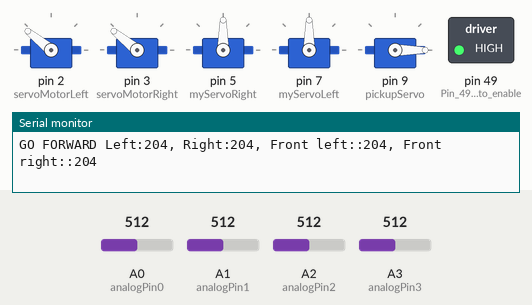
The sketch below on a simulated Arduino Mega 2560, built with avr-gcc and run on an emulated ATmega2560. Shown: 5 × servo, switched loads named in the sketch (green lamp = pin HIGH), the last lines printed to the serial monitor. Inputs (shaded band) come from the test bench; at power-on: A0 (analogPin0) = 512, A1 (analogPin1) = 512, A2 (analogPin2) = 512, A3 (analogPin3) = 512.

Above: at 0.31 s.
At 1.3 s:
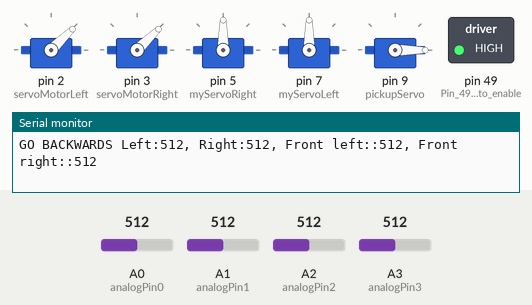
1.4 s: A0 (analogPin0) set to 55
4.4 s: A0 (analogPin0) set to 47
At 5.8 s:
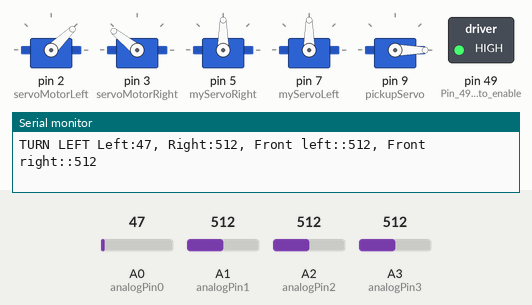
6.4 s: A1 (analogPin1) set to 105
9.4 s: A1 (analogPin1) set to 88
12.4 s: A2 (analogPin2) set to 104
15.4 s: A2 (analogPin2) set to 93
Timing chart, 0 to 18.4 s (numbered marks = the images above; inputs shaded):
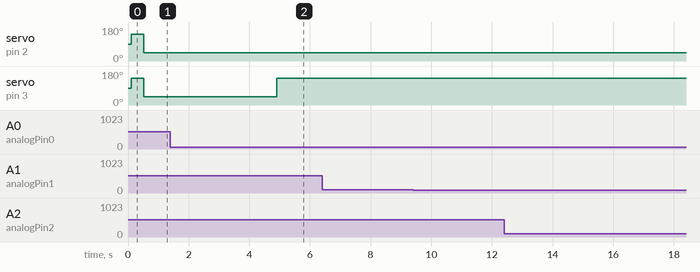

The sketch:

Navigations.ino
```cpp
// random
#include "IRfilter.h"

#define AVERAGE false
#define DIFF_HEIGHT_RATIO 80
#define SENSOR_RATIO_CAL 20
#include <Servo.h>
#include<stdio.h>

int analogPin0 = A0; // setting the read pin to A0 RIGHT
int analogPin1 = A1; //LEFT
int analogPin2 = A2; // setting the read pin to A0 //FRONT RIGHT
int analogPin3 = A3; //FRONT LEFT
int toprightSensor = A5; // green LED (differenetial height)
int botrightSensor = A4; // red LED
int topleftSensor = A7;
int bottomleftSensor = A6;

int pos = 0;        // position of servo
bool directFlag = 0;// flag for servo
long compare_right;
long compare_left;
int angle = 0;

Servo servoMotorLeft;      // create servo object to control a servo
Servo servoMotorRight;      // create servo object to control a servo
Servo myServoRight;            // for differential height servo
Servo myServoLeft;
Servo pickupServo;

mySense tr_sensr(toprightSensor);    // (differenetial height) top right
mySense br_sensr(botrightSensor);  // bottom right
mySense tl_sensr(topleftSensor);  //top left
mySense bl_sensr(topleftSensor);  // bottom left

mySense lsensr(analogPin0);
mySense rsensr(analogPin1);
mySense frsensr(analogPin2);
mySense flsensr(analogPin3);

void setup() { // runs once at the begining
  servoMotorLeft.attach(2);  // attaches the servo pin 3 to the servo object
  servoMotorRight.attach(3);  // attaches the servo pin 2 to the servo object
  myServoRight.attach(5);                   // attached servo on pin () to ervo object
  myServoLeft.attach(7);
  myServoRight.write(90);                    // set servo to mid point
  myServoLeft.write(90);                    // set servo to mid point
  pickupServo.attach(9);
  pickupServo.write(0);
  pinMode(49, OUTPUT);                 //Pin 49 is used to enable IO power
  digitalWrite(49, 1);                 //Enable IO power on main CPU board
  pinMode(analogPin0, INPUT);
  pinMode(analogPin1, INPUT);
  pinMode(analogPin2, INPUT);
  pinMode(analogPin3, INPUT);
  pinMode(toprightSensor, INPUT);
  pinMode(botrightSensor, INPUT);
  pinMode(topleftSensor, INPUT);
  pinMode(bottomleftSensor, INPUT);


  Serial.begin(9600); // setting the baud rate

  // differential height
  pinMode(49, OUTPUT);                 //Pin 49 is used to enable IO power
  digitalWrite(49, 1);                 //Enable IO power on main CPU board
  delay(100);
}

void go_forward() {
  Serial.print("GO FORWARD ");
  servoMotorLeft.writeMicroseconds(2000);
  servoMotorRight.writeMicroseconds(2000);
}

void go_back() {
  Serial.print("GO BACKWARDS ");
  servoMotorLeft.writeMicroseconds(1000);
  servoMotorRight.writeMicroseconds(1000);
}

void turn_left(){
  Serial.print("TURN LEFT ");
  servoMotorLeft.writeMicroseconds(1000);      //Forward Slow
  servoMotorRight.writeMicroseconds(2000);
}

void turn_right(){
  Serial.print("TURN RIGHT ");
  servoMotorRight.writeMicroseconds(1000);      //Forward Slow
  servoMotorLeft.writeMicroseconds(2000);
}

void stationary(){
  Serial.print("STOP ");
  servoMotorRight.writeMicroseconds(1600);
  servoMotorLeft.writeMicroseconds(1600);
}


void loop() {
  rsensr.poll();
  lsensr.poll();
  frsensr.poll();
  flsensr.poll();


  Serial.print("Left:");
  Serial.print(lsensr.avg);
  Serial.print(", ");
  Serial.print("Right:");
  Serial.print(rsensr.avg);
  Serial.print(", ");
  Serial.print("Front left::");
  Serial.print(flsensr.avg);
  Serial.print(", ");
  Serial.print("Front right::");
  Serial.println(frsensr.avg);


  ////CASE 1 MOVE FORWARD BOTH SENSORS SEE NOTHING
  if ((frsensr.avg < 350)  && (flsensr.avg < 350)) {
    go_forward();
  }

  // CASE If either front sensor detect somthing
  else if ((frsensr.avg > 350)  || (flsensr.avg > 350)) {

    // Check if right sensor detects something, turn left if so
    if ((rsensr.avg > 50) && (lsensr.avg < 50))  {
      turn_left();
    }

    // Check if left sensor detects something, turn right if so
    if ((rsensr.avg < 50) && (lsensr.avg > 50))  {
      turn_right();
    }

    // If left and right sensor detect nothing, turn left (CHANGE THIS LATER)
    if ((rsensr.avg < 50) && (lsensr.avg < 50))  {
      turn_left();
    }

    // If both left and right sensor detects something
    if ((rsensr.avg > 50) && (lsensr.avg > 50))  {
      go_back();
    }

  }


  delayMicroseconds(100);

}
```

IRfilter.h
```cpp
#ifndef IRfilter
#define IRfilter

#define CIRCBUFFSIZE 10

class mySense
{
private:
	int pin;
	long runSum = 0;
	int buffCount = 0;
	int buff[CIRCBUFFSIZE];
public:
	mySense(int pin);
	long avg;
	int val;

	void poll();

  int voltage();
};

#endif
```

IRfilterImport.cpp
```cpp
#include "IRfilter.h"
#include "Arduino.h"

mySense::mySense(int pin) {
  this->pin = pin;
  pinMode(pin, INPUT);
  buff[0] = analogRead(pin);
}

void mySense::poll() {
  val = analogRead(pin);

  runSum += val - buff[buffCount];

  buff[buffCount] = val;
  buffCount++;
  buffCount = buffCount % CIRCBUFFSIZE;

  avg = ((runSum * 1000) / CIRCBUFFSIZE) / 1000;
}

int mySense::voltage() {
  int voltage;
  return voltage = avg * (5000 / 1023);
}
```

Measured:
- the behaviour switches between 50 and 49 on A0 (analogPin0) (found by bisection; images 1 and 2)
- after the input at 4.4 s, servo on pin 3 (servoMotorRight): 44° → 141° after 0.51 s
